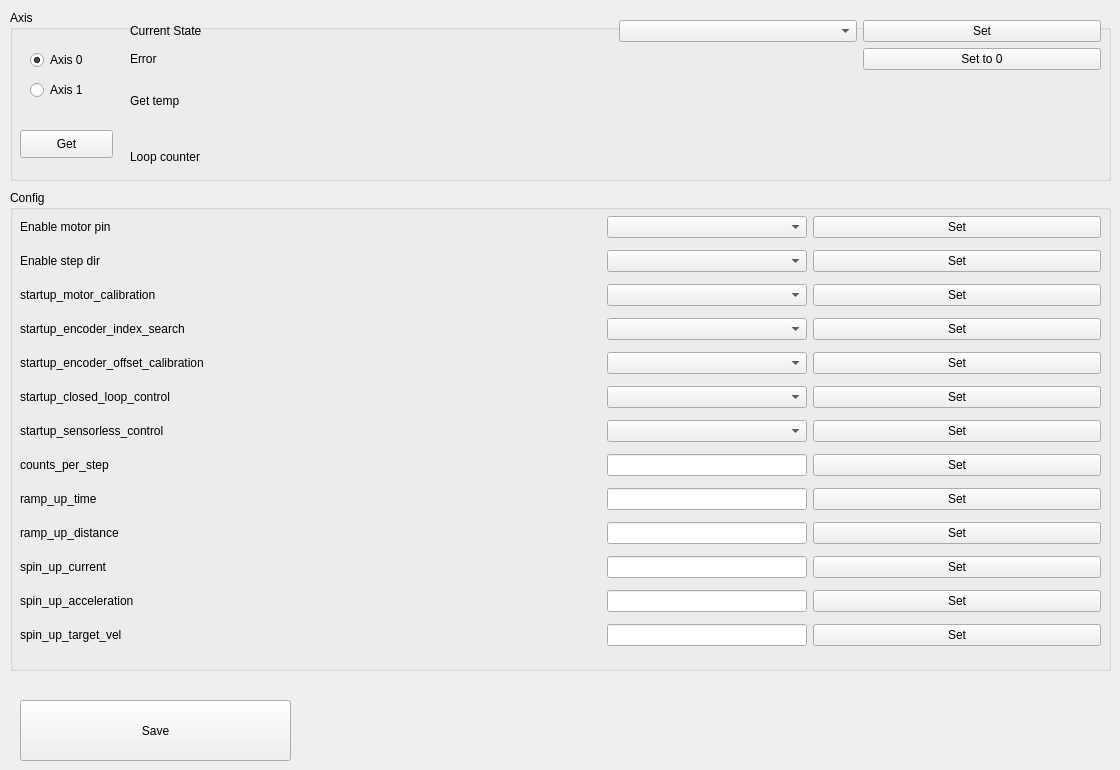
  <widget class="QWidget" name="tab">
   <attribute name="title">
    <string>Axis</string>
   </attribute>
   <widget class="QPushButton" name="pbsave">
    <property name="geometry">
     <rect>
      <x>20</x>
      <y>700</y>
      <width>271</width>
      <height>61</height>
     </rect>
    </property>
    <property name="text">
     <string>Save</string>
    </property>
   </widget>
   <widget class="QGroupBox" name="groupBox">
    <property name="geometry">
     <rect>
      <x>10</x>
      <y>10</y>
      <width>1101</width>
      <height>171</height>
     </rect>
    </property>
    <property name="title">
     <string>Axis</string>
    </property>
    <widget class="QRadioButton" name="rbaxis1">
     <property name="geometry">
      <rect>
       <x>20</x>
       <y>70</y>
       <width>95</width>
       <height>20</height>
      </rect>
     </property>
     <property name="text">
      <string>Axis 1</string>
     </property>
    </widget>
    <widget class="QRadioButton" name="rbaxis">
     <property name="geometry">
      <rect>
       <x>20</x>
       <y>40</y>
       <width>95</width>
       <height>20</height>
      </rect>
     </property>
     <property name="text">
      <string>Axis 0 </string>
     </property>
     <property name="checked">
      <bool>true</bool>
     </property>
    </widget>
    <widget class="QWidget" name="gridLayoutWidget">
     <property name="geometry">
      <rect>
       <x>120</x>
       <y>10</y>
       <width>971</width>
       <height>161</height>
      </rect>
     </property>
     <layout class="QGridLayout" name="gridLayout">
      <item row="2" column="1">
       <widget class="QLabel" name="lgettemp">
        <property name="text">
         <string/>
        </property>
       </widget>
      </item>
      <item row="3" column="1">
       <widget class="QLabel" name="lloopcounter">
        <property name="text">
         <string/>
        </property>
       </widget>
      </item>
      <item row="1" column="1">
       <widget class="QLabel" name="lerroraxis">
        <property name="text">
         <string/>
        </property>
       </widget>
      </item>
      <item row="0" column="3">
       <widget class="QPushButton" name="pbsetcurrentstate">
        <property name="text">
         <string>Set</string>
        </property>
       </widget>
      </item>
      <item row="1" column="3">
       <widget class="QPushButton" name="pbsetaxiserror0">
        <property name="text">
         <string>Set to 0</string>
        </property>
       </widget>
      </item>
      <item row="0" column="0">
       <widget class="QLabel" name="label">
        <property name="text">
         <string>Current State</string>
        </property>
       </widget>
      </item>
      <item row="0" column="1">
       <widget class="QLabel" name="lcurrentstate">
        <property name="minimumSize">
         <size>
          <width>0</width>
          <height>0</height>
         </size>
        </property>
        <property name="text">
         <string/>
        </property>
       </widget>
      </item>
      <item row="3" column="0">
       <widget class="QLabel" name="label_7">
        <property name="text">
         <string>Loop counter</string>
        </property>
       </widget>
      </item>
      <item row="2" column="0">
       <widget class="QLabel" name="label_6">
        <property name="text">
         <string>Get temp</string>
        </property>
       </widget>
      </item>
      <item row="1" column="0">
       <widget class="QLabel" name="label_5">
        <property name="text">
         <string>Error</string>
        </property>
       </widget>
      </item>
      <item row="0" column="2">
       <widget class="QComboBox" name="cbrequested_state">
        <property name="currentIndex">
         <number>-1</number>
        </property>
       </widget>
      </item>
     </layout>
    </widget>
    <widget class="QPushButton" name="pbgetaxisparam">
     <property name="geometry">
      <rect>
       <x>10</x>
       <y>120</y>
       <width>93</width>
       <height>28</height>
      </rect>
     </property>
     <property name="text">
      <string>Get</string>
     </property>
    </widget>
   </widget>
   <widget class="QGroupBox" name="groupBox_2">
    <property name="geometry">
     <rect>
      <x>10</x>
      <y>190</y>
      <width>1101</width>
      <height>481</height>
     </rect>
    </property>
    <property name="title">
     <string>Config</string>
    </property>
    <widget class="QWidget" name="gridLayoutWidget_2">
     <property name="geometry">
      <rect>
       <x>10</x>
       <y>20</y>
       <width>1081</width>
       <height>450</height>
      </rect>
     </property>
     <layout class="QGridLayout" name="gridLayout_2">
      <item row="7" column="2">
       <widget class="QLineEdit" name="lecounts_per_step">
        <property name="maximumSize">
         <size>
          <width>200</width>
          <height>16777215</height>
         </size>
        </property>
       </widget>
      </item>
      <item row="6" column="2">
       <widget class="QComboBox" name="cbstartup_sensorless_control"/>
      </item>
      <item row="4" column="0">
       <widget class="QLabel" name="label_10">
        <property name="text">
         <string>startup_encoder_offset_calibration</string>
        </property>
       </widget>
      </item>
      <item row="9" column="1">
       <widget class="QLabel" name="lramp_up_distance">
        <property name="text">
         <string/>
        </property>
       </widget>
      </item>
      <item row="0" column="0">
       <widget class="QLabel" name="label_2">
        <property name="text">
         <string>Enable motor pin</string>
        </property>
       </widget>
      </item>
      <item row="5" column="1">
       <widget class="QLabel" name="lstartup_closed_loop_control">
        <property name="text">
         <string/>
        </property>
       </widget>
      </item>
      <item row="6" column="0">
       <widget class="QLabel" name="label_12">
        <property name="text">
         <string>startup_sensorless_control</string>
        </property>
       </widget>
      </item>
      <item row="8" column="0">
       <widget class="QLabel" name="label_14">
        <property name="text">
         <string>ramp_up_time</string>
        </property>
       </widget>
      </item>
      <item row="3" column="1">
       <widget class="QLabel" name="lstartup_encoder_index_search">
        <property name="text">
         <string/>
        </property>
       </widget>
      </item>
      <item row="7" column="1">
       <widget class="QLabel" name="lcounts_per_step">
        <property name="text">
         <string/>
        </property>
       </widget>
      </item>
      <item row="7" column="0">
       <widget class="QLabel" name="label_13">
        <property name="text">
         <string>counts_per_step</string>
        </property>
       </widget>
      </item>
      <item row="10" column="1">
       <widget class="QLabel" name="lspin_up_current">
        <property name="text">
         <string/>
        </property>
       </widget>
      </item>
      <item row="10" column="0">
       <widget class="QLabel" name="label_16">
        <property name="text">
         <string>spin_up_current</string>
        </property>
       </widget>
      </item>
      <item row="3" column="0">
       <widget class="QLabel" name="label_9">
        <property name="text">
         <string>startup_encoder_index_search</string>
        </property>
       </widget>
      </item>
      <item row="5" column="0">
       <widget class="QLabel" name="label_11">
        <property name="text">
         <string>startup_closed_loop_control</string>
        </property>
       </widget>
      </item>
      <item row="9" column="0">
       <widget class="QLabel" name="label_15">
        <property name="text">
         <string>ramp_up_distance</string>
        </property>
       </widget>
      </item>
      <item row="4" column="2">
       <widget class="QComboBox" name="cbstartup_encoder_offset_calibration"/>
      </item>
      <item row="8" column="1">
       <widget class="QLabel" name="lramp_up_time">
        <property name="text">
         <string/>
        </property>
       </widget>
      </item>
      <item row="0" column="1">
       <widget class="QLabel" name="lenablemotorpin">
        <property name="text">
         <string/>
        </property>
       </widget>
      </item>
      <item row="5" column="2">
       <widget class="QComboBox" name="cbstartup_closed_loop_control"/>
      </item>
      <item row="4" column="1">
       <widget class="QLabel" name="lstartup_encoder_offset_calibration">
        <property name="text">
         <string/>
        </property>
       </widget>
      </item>
      <item row="3" column="2">
       <widget class="QComboBox" name="cbstartup_encoder_index_search"/>
      </item>
      <item row="6" column="1">
       <widget class="QLabel" name="lstartup_sensorless_control">
        <property name="text">
         <string/>
        </property>
       </widget>
      </item>
      <item row="1" column="3">
       <widget class="QPushButton" name="pbsetenablestepdir">
        <property name="text">
         <string>Set</string>
        </property>
       </widget>
      </item>
      <item row="1" column="1">
       <widget class="QLabel" name="lenablestepdir">
        <property name="text">
         <string/>
        </property>
       </widget>
      </item>
      <item row="0" column="3">
       <widget class="QPushButton" name="pbsetenablemotorpin">
        <property name="text">
         <string>Set</string>
        </property>
       </widget>
      </item>
      <item row="1" column="0">
       <widget class="QLabel" name="label_3">
        <property name="text">
         <string>Enable step dir</string>
        </property>
       </widget>
      </item>
      <item row="1" column="2">
       <widget class="QComboBox" name="cbenablestepdir"/>
      </item>
      <item row="0" column="2">
       <widget class="QComboBox" name="cbenablemotorpin"/>
      </item>
      <item row="11" column="3">
       <widget class="QPushButton" name="pbsetspin_up_acceleration">
        <property name="text">
         <string>Set</string>
        </property>
       </widget>
      </item>
      <item row="12" column="1">
       <widget class="QLabel" name="lspin_up_target_vel">
        <property name="text">
         <string/>
        </property>
       </widget>
      </item>
      <item row="11" column="0">
       <widget class="QLabel" name="label_4">
        <property name="text">
         <string>spin_up_acceleration</string>
        </property>
       </widget>
      </item>
      <item row="10" column="3">
       <widget class="QPushButton" name="pbsetspin_up_current">
        <property name="text">
         <string>Set</string>
        </property>
       </widget>
      </item>
      <item row="8" column="3">
       <widget class="QPushButton" name="pbsetramp_up_time">
        <property name="text">
         <string>Set</string>
        </property>
       </widget>
      </item>
      <item row="6" column="3">
       <widget class="QPushButton" name="pbsetstartup_sensorless_control">
        <property name="text">
         <string>Set</string>
        </property>
       </widget>
      </item>
      <item row="9" column="3">
       <widget class="QPushButton" name="pbsetramp_up_distance">
        <property name="text">
         <string>Set</string>
        </property>
       </widget>
      </item>
      <item row="7" column="3">
       <widget class="QPushButton" name="pbsetcounts_per_step">
        <property name="text">
         <string>Set</string>
        </property>
       </widget>
      </item>
      <item row="11" column="2">
       <widget class="QLineEdit" name="lespin_up_acceleration">
        <property name="maximumSize">
         <size>
          <width>200</width>
          <height>16777215</height>
         </size>
        </property>
       </widget>
      </item>
      <item row="10" column="2">
       <widget class="QLineEdit" name="lespin_up_current">
        <property name="maximumSize">
         <size>
          <width>200</width>
          <height>16777215</height>
         </size>
        </property>
       </widget>
      </item>
      <item row="8" column="2">
       <widget class="QLineEdit" name="leramp_up_time">
        <property name="maximumSize">
         <size>
          <width>200</width>
          <height>16777215</height>
         </size>
        </property>
       </widget>
      </item>
      <item row="9" column="2">
       <widget class="QLineEdit" name="leramp_up_distance">
        <property name="maximumSize">
         <size>
          <width>200</width>
          <height>16777215</height>
         </size>
        </property>
       </widget>
      </item>
      <item row="12" column="0">
       <widget class="QLabel" name="label_8">
        <property name="text">
         <string>spin_up_target_vel</string>
        </property>
       </widget>
      </item>
      <item row="11" column="1">
       <widget class="QLabel" name="lspin_up_acceleration">
        <property name="text">
         <string/>
        </property>
       </widget>
      </item>
      <item row="12" column="2">
       <widget class="QLineEdit" name="lespin_up_target_vel">
        <property name="maximumSize">
         <size>
          <width>200</width>
          <height>16777215</height>
         </size>
        </property>
       </widget>
      </item>
      <item row="12" column="3">
       <widget class="QPushButton" name="pbsetspin_up_target_vel">
        <property name="text">
         <string>Set</string>
        </property>
       </widget>
      </item>
      <item row="4" column="3">
       <widget class="QPushButton" name="pbsetstartup_encoder_offset_calibration">
        <property name="text">
         <string>Set</string>
        </property>
       </widget>
      </item>
      <item row="3" column="3">
       <widget class="QPushButton" name="pbsetstartup_encoder_index_search">
        <property name="text">
         <string>Set</string>
        </property>
       </widget>
      </item>
      <item row="5" column="3">
       <widget class="QPushButton" name="pbsetstartup_closed_loop_control">
        <property name="text">
         <string>Set</string>
        </property>
       </widget>
      </item>
      <item row="2" column="0">
       <widget class="QLabel" name="label_17">
        <property name="text">
         <string>startup_motor_calibration</string>
        </property>
       </widget>
      </item>
      <item row="2" column="1">
       <widget class="QLabel" name="lstartup_motor_calibration">
        <property name="text">
         <string/>
        </property>
       </widget>
      </item>
      <item row="2" column="2">
       <widget class="QComboBox" name="cbstartup_motor_calibration"/>
      </item>
      <item row="2" column="3">
       <widget class="QPushButton" name="pbsetstartup_motor_calibration">
        <property name="text">
         <string>Set</string>
        </property>
       </widget>
      </item>
     </layout>
    </widget>
   </widget>
  </widget>
